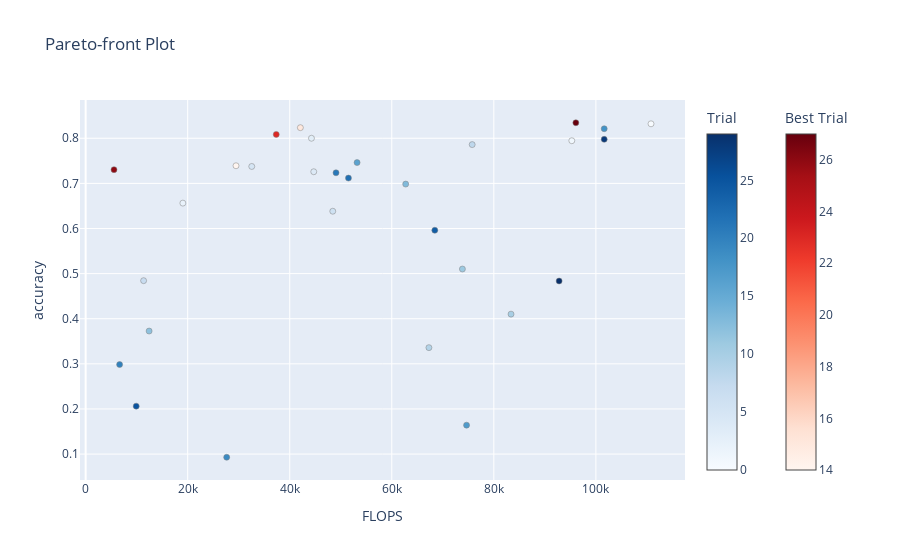

The code cell stored with this chart in its notebook:
### Markdown cell above
Check trials on Pareto front visually.

### Code cell
optuna.visualization.plot_pareto_front(study, target_names=["FLOPS", "accuracy"])

### Figure 1 — Plotly figure (JSON) as saved in the notebook; plotly's stock layout.template omitted (floating-point values rounded to 4 significant figures)
{"data": [{"hovertemplate": "%{text}<extra>Trial</extra>", "marker": {"color": [0, 1, 2, 3, 4, 5, 6, 7, 8, 9, 10, 11, 12, 13, 16, 17, 18, 19, 20, 21, 22, 24, 25, 28, 29], "colorbar": {"title": {"text": "Trial"}}, "colorscale": [[0, "rgb(247,251,255)"], [0.125, "rgb(222,235,247)"], [0.25, "rgb(198,219,239)"], [0.375, "rgb(158,202,225)"], [0.5, "rgb(107,174,214)"], [0.625, "rgb(66,146,198)"], [0.75, "rgb(33,113,181)"], [0.875, "rgb(8,81,156)"], [1, "rgb(8,48,107)"]], "line": {"color": "Grey", "width": 0.5}}, "mode": "markers", "showlegend": false, "text": ["{<br>  \"number\": 0,<br>  \"values\": [<br>    110802.0,<br>    0.83203125<br>  ],<br>  \"params\": {<br>    \"n_layers\": 2,<br>    \"n_units_l0\": 127,<br>    \"dropout_0\": 0.24810329735905784,<br>    \"n_units_l1\": 82,<br>    \"dropout_1\": 0.4255453051971854,<br>    \"lr\": 0.0023928719405728817<br>  }<br>}", "{<br>  \"number\": 1,<br>  \"values\": [<br>    95280.0,<br>    0.79453125<br>  ],<br>  \"params\": {<br>    \"n_layers\": 1,<br>    \"n_units_l0\": 120,<br>    \"dropout_0\": 0.4525915820152879,<br>    \"lr\": 0.00039492776191092763<br>  }<br>}", "{<br>  \"number\": 2,<br>  \"values\": [<br>    19056.0,<br>    0.65625<br>  ],<br>  \"params\": {<br>    \"n_layers\": 1,<br>    \"n_units_l0\": 24,<br>    \"dropout_0\": 0.4032279804993757,<br>    \"lr\": 0.00016252619524423327<br>  }<br>}", "{<br>  \"number\": 3,<br>  \"values\": [<br>    44257.0,<br>    0.8<br>  ],<br>  \"params\": {<br>    \"n_layers\": 2,<br>    \"n_units_l0\": 49,<br>    \"dropout_0\": 0.3692329199639872,<br>    \"n_units_l1\": 99,<br>    \"dropout_1\": 0.48723509794621783,<br>    \"lr\": 0.0017057043523064145<br>  }<br>}", "{<br>  \"number\": 4,<br>  \"values\": [<br>    44708.0,<br>    0.72578125<br>  ],<br>  \"params\": {<br>    \"n_layers\": 2,<br>    \"n_units_l0\": 48,<br>    \"dropout_0\": 0.3985363035405608,<br>    \"n_units_l1\": 122,<br>    \"dropout_1\": 0.27154622249693616,<br>    \"lr\": 0.0003343527087208385<br>  }<br>}", "{<br>  \"number\": 5,<br>  \"values\": [<br>    32554.0,<br>    0.7375<br>  ],<br>  \"params\": {<br>    \"n_layers\": 1,<br>    \"n_units_l0\": 41,<br>    \"dropout_0\": 0.4955384785694404,<br>    \"lr\": 0.026881147943270508<br>  }<br>}", "{<br>  \"number\": 6,<br>  \"values\": [<br>    48434.0,<br>    0.63828125<br>  ],<br>  \"params\": {<br>    \"n_layers\": 1,<br>    \"n_units_l0\": 61,<br>    \"dropout_0\": 0.28866395910823184,<br>    \"lr\": 3.50758924558159e-05<br>  }<br>}", "{<br>  \"number\": 7,<br>  \"values\": [<br>    11360.0,<br>    0.484375<br>  ],<br>  \"params\": {<br>    \"n_layers\": 2,<br>    \"n_units_l0\": 14,<br>    \"dropout_0\": 0.32223761804275763,<br>    \"n_units_l1\": 16,<br>    \"dropout_1\": 0.3106780569500918,<br>    \"lr\": 0.04313835247486508<br>  }<br>}", "{<br>  \"number\": 8,<br>  \"values\": [<br>    75756.0,<br>    0.7859375<br>  ],<br>  \"params\": {<br>    \"n_layers\": 3,<br>    \"n_units_l0\": 74,<br>    \"dropout_0\": 0.30556030063375245,<br>    \"n_units_l1\": 100,<br>    \"dropout_1\": 0.2941326986971019,<br>    \"n_units_l2\": 94,<br>    \"dropout_2\": 0.2816500809714572,<br>    \"lr\": 0.01418889743031779<br>  }<br>}", "{<br>  \"number\": 9,<br>  \"values\": [<br>    67275.0,<br>    0.3359375<br>  ],<br>  \"params\": {<br>    \"n_layers\": 2,<br>    \"n_units_l0\": 73,<br>    \"dropout_0\": 0.3412481467534194,<br>    \"n_units_l1\": 121,<br>    \"dropout_1\": 0.3903242708706543,<br>    \"lr\": 0.051345039420014844<br>  }<br>}", "{<br>  \"number\": 10,<br>  \"values\": [<br>    83370.0,<br>    0.41015625<br>  ],<br>  \"params\": {<br>    \"n_layers\": 1,<br>    \"n_units_l0\": 105,<br>    \"dropout_0\": 0.45082169588993726,<br>    \"lr\": 0.09156327252998162<br>  }<br>}", "{<br>  \"number\": 11,<br>  \"values\": [<br>    73842.0,<br>    0.51015625<br>  ],<br>  \"params\": {<br>    \"n_layers\": 1,<br>    \"n_units_l0\": 93,<br>    \"dropout_0\": 0.25643869606998626,<br>    \"lr\": 1.3032713015306746e-05<br>  }<br>}", "{<br>  \"number\": 12,<br>  \"values\": [<br>    12440.0,<br>    0.37265625<br>  ],<br>  \"params\": {<br>    \"n_layers\": 2,<br>    \"n_units_l0\": 14,<br>    \"dropout_0\": 0.39610311844276336,<br>    \"n_units_l1\": 61,<br>    \"dropout_1\": 0.26624311910175,<br>    \"lr\": 3.503594320342987e-05<br>  }<br>}", "{<br>  \"number\": 13,<br>  \"values\": [<br>    62726.0,<br>    0.6984375<br>  ],<br>  \"params\": {<br>    \"n_layers\": 1,<br>    \"n_units_l0\": 79,<br>    \"dropout_0\": 0.42659733771667063,<br>    \"lr\": 0.00014962845310974803<br>  }<br>}", "{<br>  \"number\": 16,<br>  \"values\": [<br>    53198.0,<br>    0.74609375<br>  ],<br>  \"params\": {<br>    \"n_layers\": 1,<br>    \"n_units_l0\": 67,<br>    \"dropout_0\": 0.46014121415206277,<br>    \"lr\": 0.00033291923386672345<br>  }<br>}", "{<br>  \"number\": 17,<br>  \"values\": [<br>    74654.0,<br>    0.1640625<br>  ],<br>  \"params\": {<br>    \"n_layers\": 3,<br>    \"n_units_l0\": 83,<br>    \"dropout_0\": 0.40633837470597767,<br>    \"n_units_l1\": 66,<br>    \"dropout_1\": 0.44792621953116063,<br>    \"n_units_l2\": 54,<br>    \"dropout_2\": 0.39061299145142503,<br>    \"lr\": 0.09328901117762244<br>  }<br>}", "{<br>  \"number\": 18,<br>  \"values\": [<br>    101632.0,<br>    0.82109375<br>  ],<br>  \"params\": {<br>    \"n_layers\": 1,<br>    \"n_units_l0\": 128,<br>    \"dropout_0\": 0.43951055864892735,<br>    \"lr\": 0.009244159094178741<br>  }<br>}", "{<br>  \"number\": 19,<br>  \"values\": [<br>    27646.0,<br>    0.09296875<br>  ],<br>  \"params\": {<br>    \"n_layers\": 3,<br>    \"n_units_l0\": 25,<br>    \"dropout_0\": 0.3389272344332027,<br>    \"n_units_l1\": 58,<br>    \"dropout_1\": 0.26351784753682556,<br>    \"n_units_l2\": 97,<br>    \"dropout_2\": 0.32112296507513166,<br>    \"lr\": 1.7734617193857714e-05<br>  }<br>}", "{<br>  \"number\": 20,<br>  \"values\": [<br>    6656.0,<br>    0.2984375<br>  ],<br>  \"params\": {<br>    \"n_layers\": 2,<br>    \"n_units_l0\": 6,<br>    \"dropout_0\": 0.46712816544448255,<br>    \"n_units_l1\": 122,<br>    \"dropout_1\": 0.32925017440853604,<br>    \"lr\": 3.210818255417871e-05<br>  }<br>}", "{<br>  \"number\": 21,<br>  \"values\": [<br>    49070.0,<br>    0.7234375<br>  ],<br>  \"params\": {<br>    \"n_layers\": 2,<br>    \"n_units_l0\": 60,<br>    \"dropout_0\": 0.48920721577306603,<br>    \"n_units_l1\": 29,<br>    \"dropout_1\": 0.20807442865122266,<br>    \"lr\": 0.0005072169568139172<br>  }<br>}", "{<br>  \"number\": 22,<br>  \"values\": [<br>    51508.0,<br>    0.71171875<br>  ],<br>  \"params\": {<br>    \"n_layers\": 3,<br>    \"n_units_l0\": 48,<br>    \"dropout_0\": 0.3332339395656675,<br>    \"n_units_l1\": 87,<br>    \"dropout_1\": 0.3056981783209579,<br>    \"n_units_l2\": 100,<br>    \"dropout_2\": 0.42290038142570646,<br>    \"lr\": 0.00035698258996532105<br>  }<br>}", "{<br>  \"number\": 24,<br>  \"values\": [<br>    68432.0,<br>    0.59609375<br>  ],<br>  \"params\": {<br>    \"n_layers\": 2,<br>    \"n_units_l0\": 74,<br>    \"dropout_0\": 0.22015697810220386,<br>    \"n_units_l1\": 124,<br>    \"dropout_1\": 0.25744226621032906,<br>    \"lr\": 3.644291717214559e-05<br>  }<br>}", "{<br>  \"number\": 25,<br>  \"values\": [<br>    9910.0,<br>    0.20625<br>  ],<br>  \"params\": {<br>    \"n_layers\": 3,<br>    \"n_units_l0\": 9,<br>    \"dropout_0\": 0.4333405750760664,<br>    \"n_units_l1\": 118,<br>    \"dropout_1\": 0.4517157916400996,<br>    \"n_units_l2\": 14,<br>    \"dropout_2\": 0.24694169274417013,<br>    \"lr\": 9.559348460556334e-05<br>  }<br>}", "{<br>  \"number\": 28,<br>  \"values\": [<br>    101632.0,<br>    0.79765625<br>  ],<br>  \"params\": {<br>    \"n_layers\": 1,<br>    \"n_units_l0\": 128,<br>    \"dropout_0\": 0.31290700579133723,<br>    \"lr\": 0.0192871604952055<br>  }<br>}", "{<br>  \"number\": 29,<br>  \"values\": [<br>    92794.0,<br>    0.48359375<br>  ],<br>  \"params\": {<br>    \"n_layers\": 3,<br>    \"n_units_l0\": 105,<br>    \"dropout_0\": 0.4178328925800795,<br>    \"n_units_l1\": 76,<br>    \"dropout_1\": 0.22553788453857576,<br>    \"n_units_l2\": 29,<br>    \"dropout_2\": 0.44826108911796286,<br>    \"lr\": 6.589362647379289e-05<br>  }<br>}"], "type": "scatter", "x": [110802, 95280, 19056, 44257, 44708, 32554, 48434, 11360, 75756, 67275, 83370, 73842, 12440, 62726, 53198, 74654, 101632, 27646, 6656, 49070, 51508, 68432, 9910, 101632, 92794], "y": [0.832, 0.7945, 0.6562, 0.8, 0.7258, 0.7375, 0.6383, 0.4844, 0.7859, 0.3359, 0.4102, 0.5102, 0.3727, 0.6984, 0.7461, 0.1641, 0.8211, 0.09297, 0.2984, 0.7234, 0.7117, 0.5961, 0.2062, 0.7977, 0.4836]}, {"hovertemplate": "%{text}<extra>Best Trial</extra>", "marker": {"color": [14, 15, 23, 26, 27], "colorbar": {"title": {"text": "Best Trial"}, "x": 1.1, "xpad": 40}, "colorscale": [[0, "rgb(255,245,240)"], [0.125, "rgb(254,224,210)"], [0.25, "rgb(252,187,161)"], [0.375, "rgb(252,146,114)"], [0.5, "rgb(251,106,74)"], [0.625, "rgb(239,59,44)"], [0.75, "rgb(203,24,29)"], [0.875, "rgb(165,15,21)"], [1, "rgb(103,0,13)"]], "line": {"color": "Grey", "width": 0.5}}, "mode": "markers", "showlegend": false, "text": ["{<br>  \"number\": 14,<br>  \"values\": [<br>    29470.0,<br>    0.7390625<br>  ],<br>  \"params\": {<br>    \"n_layers\": 2,<br>    \"n_units_l0\": 31,<br>    \"dropout_0\": 0.3877188641278788,<br>    \"n_units_l1\": 126,<br>    \"dropout_1\": 0.44851846149112945,<br>    \"lr\": 0.0006187879333115122<br>  }<br>}", "{<br>  \"number\": 15,<br>  \"values\": [<br>    42082.0,<br>    0.8234375<br>  ],<br>  \"params\": {<br>    \"n_layers\": 1,<br>    \"n_units_l0\": 53,<br>    \"dropout_0\": 0.4652159774647019,<br>    \"lr\": 0.0030450270530323646<br>  }<br>}", "{<br>  \"number\": 23,<br>  \"values\": [<br>    37358.0,<br>    0.80859375<br>  ],<br>  \"params\": {<br>    \"n_layers\": 2,<br>    \"n_units_l0\": 44,<br>    \"dropout_0\": 0.32893226741224013,<br>    \"n_units_l1\": 53,<br>    \"dropout_1\": 0.22701292825149486,<br>    \"lr\": 0.002689941063623678<br>  }<br>}", "{<br>  \"number\": 26,<br>  \"values\": [<br>    5558.0,<br>    0.73046875<br>  ],<br>  \"params\": {<br>    \"n_layers\": 1,<br>    \"n_units_l0\": 7,<br>    \"dropout_0\": 0.23028178095992374,<br>    \"lr\": 0.004090573644401883<br>  }<br>}", "{<br>  \"number\": 27,<br>  \"values\": [<br>    96074.0,<br>    0.834375<br>  ],<br>  \"params\": {<br>    \"n_layers\": 1,<br>    \"n_units_l0\": 121,<br>    \"dropout_0\": 0.20857098898276283,<br>    \"lr\": 0.00411923199020278<br>  }<br>}"], "type": "scatter", "x": [29470, 42082, 37358, 5558, 96074], "y": [0.7391, 0.8234, 0.8086, 0.7305, 0.8344]}], "layout": {"title": {"text": "Pareto-front Plot"}, "xaxis": {"title": {"text": "FLOPS"}}, "yaxis": {"title": {"text": "accuracy"}}}}
